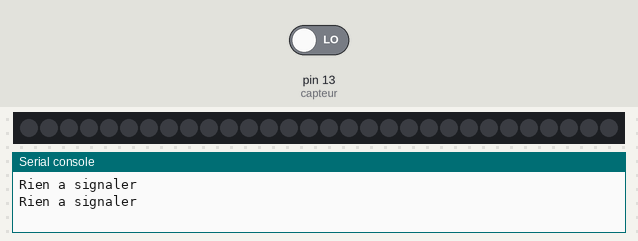
The program below on a simulated MicroPython board. On the bench: 30 RGB LEDs in strip order, left to right, the last lines printed to the serial console. The test bench sets the inputs (shaded band); at power-on: pin 13 (capteur) LOW. Dim RGB values are drawn brighter than linear.

Above: at 1.2 s.
1.3 s: pin 13 (capteur) driven HIGH
At 2.4 s:
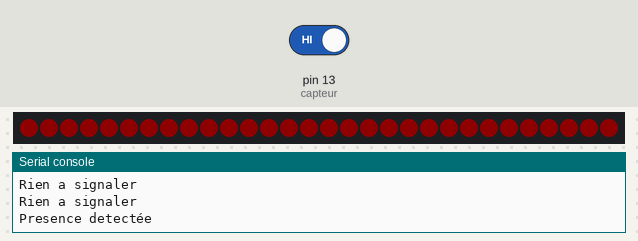
3.5 s: pin 13 (capteur) driven LOW
At 5.2 s:
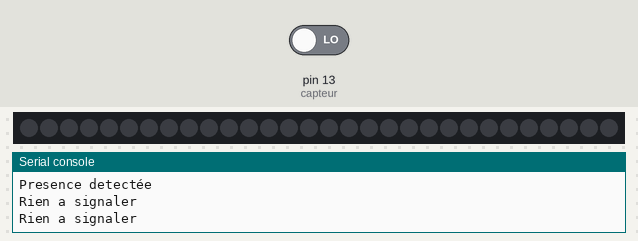
Timing chart, 0 to 6.7 s (numbered marks = the images above; inputs shaded):
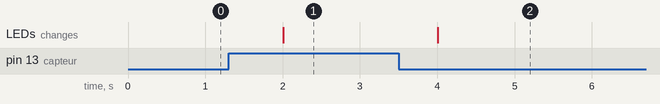

Measured:
- after the input at 1.3 s, the LEDs: change after 0.71 s (image 1)
- after the input at 3.5 s, the LEDs: change after 0.51 s (image 2)

The program:

code_pir_neopixel.py
```python
from machine import Pin
from neopixel import Neopixel
from time import sleep

#declaration du capteur PIR
capteur = Pin(13, Pin.IN)
valeur_detection = 1

# declaration du ruban de leds
NUM_LED = 30
PIN_NB = 0
leds = Neopixel(NUM_LED, 0, PIN_NB, "GRB")

# on definit la luminosite des leds / 255
leds.brightness(15)
# on eteint toute les leds
leds.clear()
# on affiche
leds.show()

while True:
    valeur_lue = capteur.value()

    #si quelquechose a ete detecte
    if valeur_lue == valeur_detection:
        print("Presence detectée")
        # on allume toutes les leds du sapin en rouge
        leds.fill((255,0,0))
        leds.show()
    #sinon
    else:
        print("Rien a signaler")
        # on eteint les leds du sapin
        leds.clear() # equivalent a: leds.fill((0,0,0))
        leds.show()

    #on attends 1 seconde avant de relire
    sleep(1)
```
